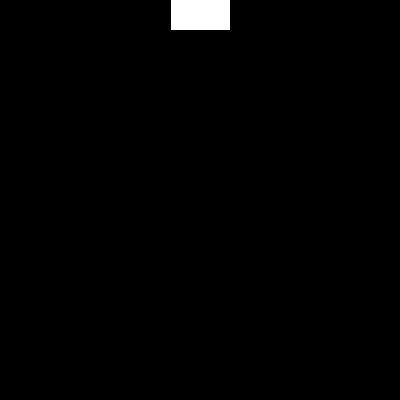
Frame 1 (no input)
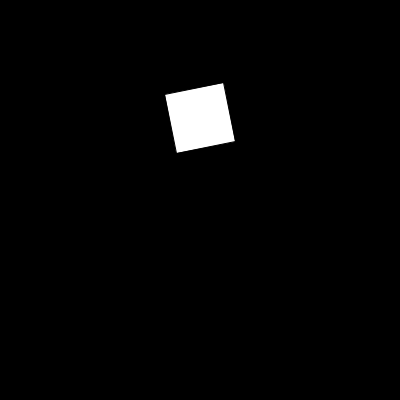
Frame 60 (the mouse pressed at the canvas centre just before this capture)
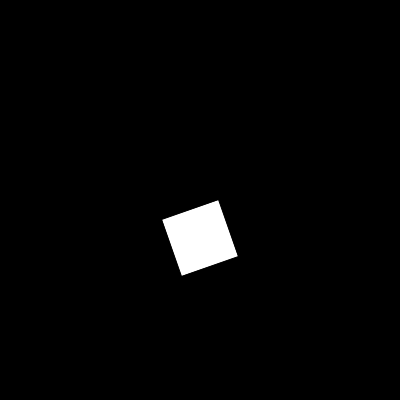
Frame 120 (the mouse held since frame 60 and released just before this capture)

The Processing sketch that drew these frames (run headless with seeded random() and noise(); from frame 60 on, the mouse is pressed at the canvas centre):

// Processing sketch: processing_53022
// ── processing_53022.pde

float angulo=0.0;
int y;


void setup(){
 size(400,400);
  smooth();
  y=0;
  }
void draw(){
  background(#000000);
translate(200,y);
  rotate(angulo);
  rect(-30,-30,60,60);
  angulo=angulo+0.05;
  y=y+2;
  
 
 if (y>358){
   y=358;
   angulo=1;
   
 
  
 }
  
  
}
